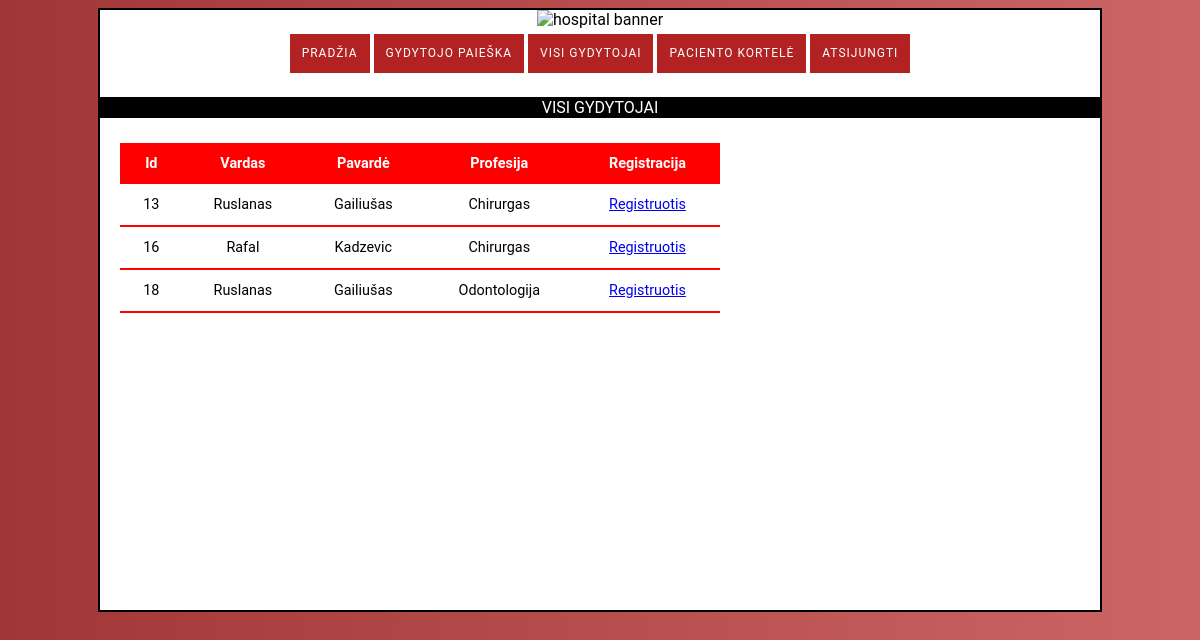
The app's page /doctors.php (signed in), older data.
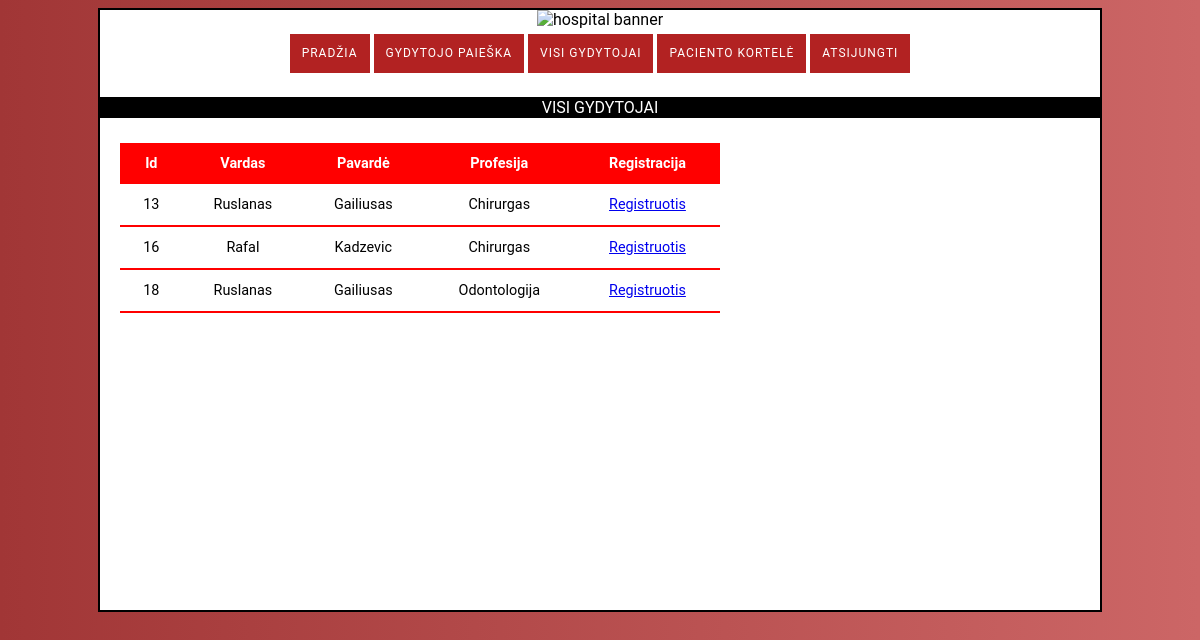
The same page, newer data.
### tables this page shows
CREATE TABLE `users` (
  `id` int(11) NOT NULL,
  `username` varchar(100) NOT NULL,
  `lastname` varchar(100) NOT NULL,
  `email` varchar(100) NOT NULL,
  `password` varchar(100) NOT NULL,
  `avatar` varchar(100) NOT NULL,
  `profession` varchar(100) NOT NULL,
  `dkey` varchar(50) DEFAULT NULL,
  `card_id` int(100) NOT NULL
);

### doctors.php (the view, shortened to what this page needs)
<!doctype html>
<html lang="en">
<head>
    <link rel="stylesheet" href="style.css">
</head>
<body>
<div class="content-doctors">
<?php include "navigation.php" ?>
    <br>
    <div style="border: 1px solid black;color:white;background-color: black">
        VISI GYDYTOJAI
    </div>
<?php
require_once "connect.php";
$connection = new mysqli($host,$db_user,$db_password, $db_name);
$sql = "SELECT  id,username, lastname, profession FROM users WHERE dkey='raktas'";
if($result = $connection->query($sql))
{
    if($result->num_rows>0)
    {
        echo '<table class="table-doctors">';
        echo '<thead>';
        echo "<tr><th>Id</th><th>Vardas</th><th>Pavardė</th><th>Profesija</th><th>Registracija</th></tr>";
        echo '</thead>';
        echo '<tbody>';
        while($row=$result->fetch_assoc())
        {
            $id=$row['id'];
            ?>
           <tr>
           <td><?php echo $row['id']?></td>
            <td><?php echo $row['username']?></td>
            <td><?php echo $row['lastname']?></td>
            <td><?php echo $row['profession']?></td>
            <td><a href="doctors.php?<?php echo $id?>">Registruotis</a></td>
            </tr>
            </tbody>
    <?php
        }
        echo "</table>";
    }
}
else {
    echo "Klaida su DB!";
}
?>
</div>
</body>
</html>

Row changes from the older to the newer data that the page shows:
changed users id 13: lastname "Gailiušas" → "Gailiusas"
changed users "Odontologija": lastname "Gailiušas" → "Gailiusas"
